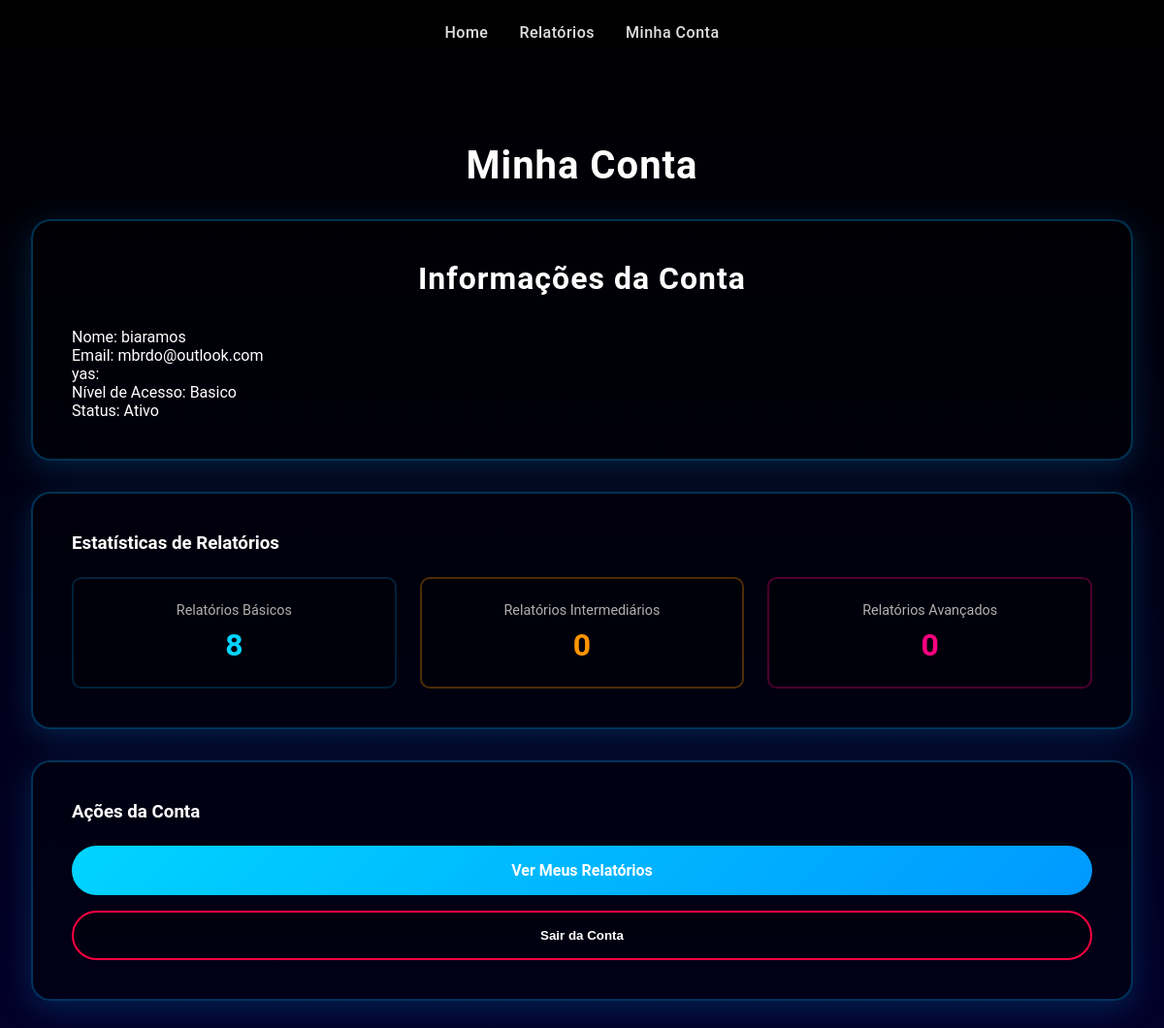
Screenshot of /minha_conta (signed in) with the database file from the repository.
### app/models.py (models this page shows, shortened)
class Cliente(db.Model):
    id = db.Column(db.Integer, primary_key=True)  # Define a coluna ID como chave primária, única e autoincrementável.
    cliente_nome = db.Column(db.String(80), nullable=False)  # Define a coluna nome do cliente
    cliente_email = db.Column(db.String(320), unique=True, nullable=False)  # Armazena o e-mail, deve ser único e é obrigatório (usado para login).
    cliente_senha = db.Column(db.String(128), nullable=False)  # Armazena o hash da senha
    nome_bia = db.Column(db.String(80), nullable=False)
    cliente_status = db.Column(db.String(10), nullable=False, default='ativo')
    nivel_acesso = db.Column(db.String(20), nullable=False, default='basico') #1 cliente só pode ter 1 nível
    relatorios_basicos = db.relationship('RelatorioBasico', backref='cliente', lazy=True, cascade="all, delete-orphan")  # # Define a relação "Um para Muitos" com RelatorioBasico. 'backref' permite acessar o cliente a partir do relatório, e 'cascade' garante que relatórios sejam excluídos ao deletar o cliente.
    relatorios_intermediarios = db.relationship('RelatorioIntermediario', backref='cliente', lazy=True, cascade="all, delete-orphan")       # Um cliente pode ter VÁRIOS relatórios intermediários
    relatorios_avancados = db.relationship('RelatorioAvancado', backref='cliente', lazy=True, cascade="all, delete-orphan")       # Um cliente pode ter VÁRIOS relatórios avançados

### app/routes.py (the view)
@main_bp.route('/minha_conta') # Rota para a página de perfil do cliente.
def minha_conta(): # Função que exibe o perfil e estatísticas.
    if 'cliente_id' not in session: # Verifica login.
        flash('Você precisa estar logado para acessar esta página.', 'warning')
        return redirect(url_for('main.login'))
    cliente = Cliente.query.get(session['cliente_id']) # Busca o cliente logado.
    total_basico = RelatorioBasico.query.filter_by(cliente_id=cliente.id).count() # Conta quantos relatórios básicos o cliente possui.
    total_intermediario = RelatorioIntermediario.query.filter_by(cliente_id=cliente.id).count() # Conta quantos intermediários.
    total_avancado = RelatorioAvancado.query.filter_by(cliente_id=cliente.id).count() # Conta quantos avançados.
    return render_template('minha_conta.html', # Renderiza a página da conta.
                         cliente=cliente, # Passa os dados do cliente.
                         total_basico=total_basico, # Passa o total de básicos.
                         total_intermediario=total_intermediario, # Passa o total de intermediários.
                         total_avancado=total_avancado) # Passa o total de avançados.

### app/templates/minha_conta.html (shortened to what this page needs)
<!DOCTYPE html>
<html lang="pt-BR">
<head>
    <link rel="stylesheet" href="{{ url_for('static', filename='css/style.css') }}">
</head>
<body>
    <div>
        <nav>
            <a href="/">Home</a>
            <a href="/escolher_relatorio">Relatórios</a>
            <a href="/minha_conta">Minha Conta</a>
        </nav>
    </div>
    <div class="scanner-container">
        <h1>Minha Conta</h1>
        <div class="relatorio-info-card">
            <h2>Informações da Conta</h2>
            <div class="info-grid">
                <div class="info-item">
                    <span class="info-label">Nome:</span>
                    <span class="info-value">{{ cliente.cliente_nome }}</span>
                </div>
                <div class="info-item">
                    <span class="info-label">Email:</span>
                    <span class="info-value">{{ cliente.cliente_email }}</span>
                </div>
                 <div class="info-item">
                    <span class="info-label">yas:</span>
                </div>
                <div class="info-item">
                    <span class="info-label">Nível de Acesso:</span>
                    <span class="info-value">{{ cliente.nivel_acesso|capitalize }}</span>
                </div>
                <div class="info-item">
                    <span class="info-label">Status:</span>
                    <span class="info-value">{{ cliente.cliente_status|capitalize }}</span>
                </div>
            </div>
        </div>
        <div class="scanner-form-card">
            <h3>Estatísticas de Relatórios</h3>
            <div style="display: grid; grid-template-columns: repeat(auto-fit, minmax(200px, 1fr)); gap: 1.5rem; margin-top: 1.5rem;">
                <div style="background: rgba(0, 0, 0, 0.3); padding: 1.5rem; border-radius: 10px; border: 2px solid rgba(0, 170, 255, 0.2); text-align: center;">
                    <p style="color: #b0b0b0; font-size: 0.9rem; margin-bottom: 0.5rem;">Relatórios Básicos</p>
                    <p style="color: #00d4ff; font-size: 2rem; font-weight: 700; margin: 0;">{{ total_basico }}</p>
                </div>
                <div style="background: rgba(0, 0, 0, 0.3); padding: 1.5rem; border-radius: 10px; border: 2px solid rgba(255, 149, 0, 0.3); text-align: center;">
                    <p style="color: #b0b0b0; font-size: 0.9rem; margin-bottom: 0.5rem;">Relatórios Intermediários</p>
                    <p style="color: #ff9500; font-size: 2rem; font-weight: 700; margin: 0;">{{ total_intermediario }}</p>
                </div>
                <div style="background: rgba(0, 0, 0, 0.3); padding: 1.5rem; border-radius: 10px; border: 2px solid rgba(255, 0, 128, 0.3); text-align: center;">
                    <p style="color: #b0b0b0; font-size: 0.9rem; margin-bottom: 0.5rem;">Relatórios Avançados</p>
                    <p style="color: #ff0080; font-size: 2rem; font-weight: 700; margin: 0;">{{ total_avancado }}</p>
                </div>
            </div>
        </div>
        <div class="relatorios-recentes-card">
            <h3>Ações da Conta</h3>
            <div style="display: flex; flex-direction: column; gap: 1rem; margin-top: 1.5rem;">
                <a href="/relatorios_recentes" style="display: block; background: linear-gradient(135deg, #00d4ff 0%, #0099ff 100%); color: #ffffff; text-decoration: none; padding: 1rem 2rem; border-radius: 50px; text-align: center; font-weight: 600; transition: all 0.3s ease;">
                    Ver Meus Relatórios
                </a>
                <form method="POST" action="/logout" style="margin: 0;">
                    <button type="submit" style="width: 100%; background: rgba(0, 0, 0, 0.3); border: 2px solid #ff0040; border-radius: 50px; padding: 1rem 2rem; cursor: pointer; color: #ffffff; font-weight: 600; transition: all 0.3s ease;">
                        Sair da Conta
                    </button>
                </form>
            </div>
        </div>
    </div>
</body>
</html>

### app/static/css/style.css (style rules this page uses)
* { margin: 0; padding: 0; box-sizing: border-box; }
html { height: 100%; }
body { font-family: 'Montserrat', 'Poppins', 'Roboto', sans-serif; background: linear-gradient(to bottom, #000000 0%, #03002b 100%); min-height: 100%; color: #ffffff; background-attachment: fixed; }
h1, h2 { text-align: center; color: #ffffff; font-weight: 700; letter-spacing: 1px; }
h1 { font-size: 2.5rem; margin: 2rem 0; }
h2 { font-size: 2rem; margin-bottom: 2rem; }
nav { padding: 1.5rem 2rem; display: flex; gap: 2rem; align-items: center; justify-content: center; }
nav a { color: #e0e0e0; text-decoration: none; font-size: 1rem; font-weight: 500; transition: color 0.3s ease; letter-spacing: 0.5px; }
.scanner-container { max-width: 1200px; margin: 0 auto; padding: 3rem 2rem; }
.relatorio-info-card, .scanner-form-card, .relatorios-recentes-card { background: rgba(0, 0, 0, 0.4); border-radius: 20px; padding: 2.5rem; border: 2px solid rgba(0, 170, 255, 0.3); margin-bottom: 2rem; box-shadow: 0 8px 32px rgba(0, 170, 255, 0.2); }

### rows the page displays
Cliente: cliente_nome "biaramos", cliente_email "mbrdo@outlook.com", nivel_acesso "Basico", cliente_status "Ativo"

### other values shown
{{ total_basico }} "8"
{{ total_intermediario }} "0"
{{ total_avancado }} "0"
